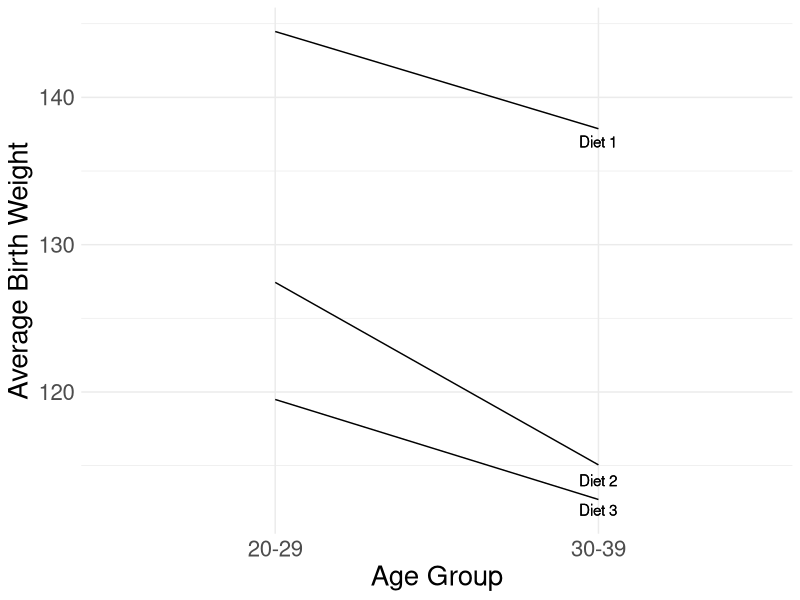

Write the R code that produced this figure.
library(tidyverse)

# create data
weight <- c(157.78, 136.79, 138.84,
            139.72, 125.47, 117.14,
            129.35, 110.73, 118.38,
            137.07, 146.28, 130.27,
            117.46, 128.54,  99.16,
            97.43, 125.26, 115.42)

age <- c(rep("Aged 20 - 29", 9), rep("Aged 30 - 39", 9))

diet <- c(rep(c(rep("Diet 1", 3), rep("Diet 2", 3), rep("Diet 3", 3)),2))

data <- tibble(age, diet, weight)

# find means for graph
means <- data %>% 
  group_by(diet, age) %>% 
    summarize(mean = mean(weight))

# create data for graph
diet1 <- c(144.47, 137.87)
diet2 <- c(127.44, 115.05)
diet3 <- c(119.49, 112.70)

age_g <- c("20-29", "30-39")

graph <- tibble(age_g, diet1, diet2, diet3)

# create interaction plot
ggplot(data=graph, aes(x=age_g)) +
  geom_line(aes(y=diet1), color="black", group=1) +
  geom_line(aes(y=diet2), color="black", group=1) +
  geom_line(aes(y=diet3), color="black", group=1) +
  theme_minimal() +
  labs(x = "Age Group", y = "Average Birth Weight") +
  geom_text(aes(x = "30-39" , y = 137, label = "Diet 1")) +
  geom_text(aes(x = "30-39" , y = 114, label = "Diet 2")) + 
  geom_text(aes(x = "30-39" , y = 112, label = "Diet 3")) +
  theme(text = element_text(size=20))

# aes() in ggplot() and geom_XXXX() is where we specify the x and y (among other things)
  # if there is a common element, define in ggplot()'s aes()
  # otherwise, define within the geom_XXXX() you're working with
# geom_line() creates the lines on the plot
  # we are specifying the variables corresponding to the lines
  # because our lines depend on the variable being plugged in, we specify y here instead of ggplot()'s aes()
# geom_text() is adding text to identify what group the line belongs to
  # note that this requires some fiddling to get "just right" 
  # (i.e., the y = portion will change with every graph you make)

# save graph
#ggsave("/Users/sseals/Desktop/L88fig1.png")